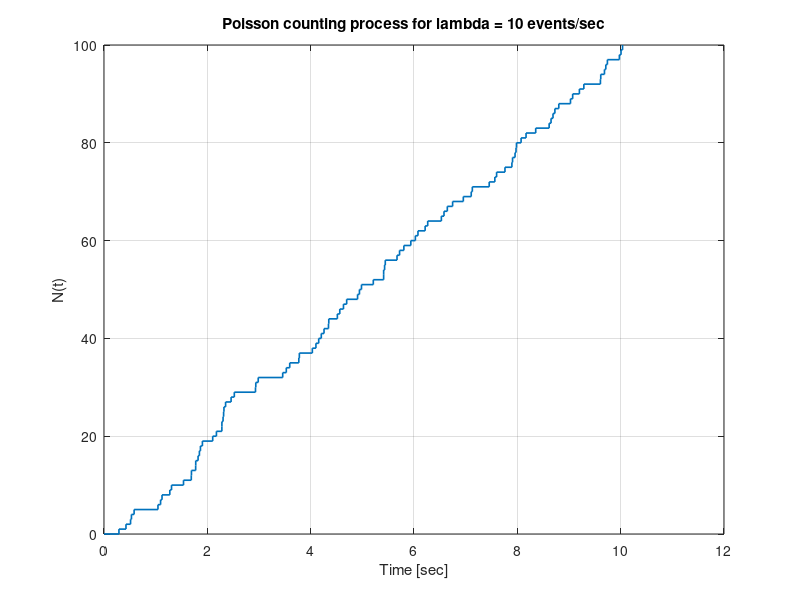
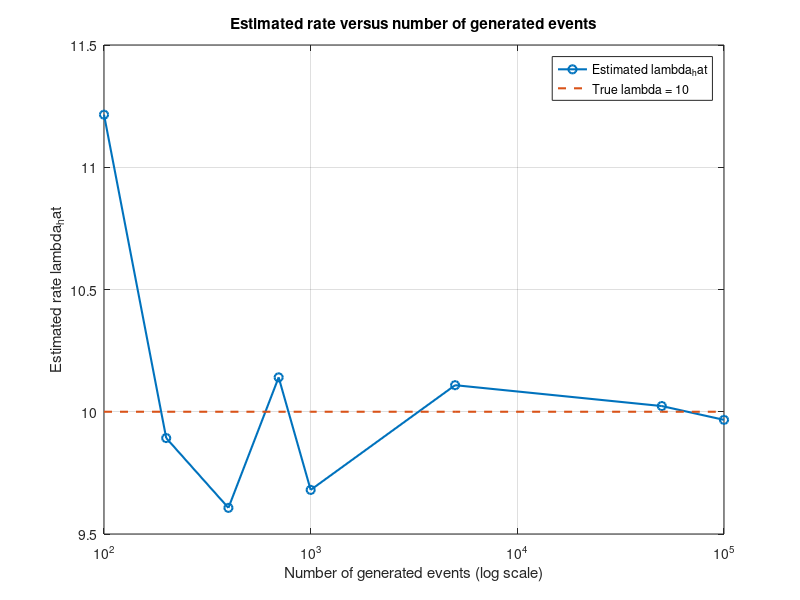

Write the MATLAB code that produced these figures, in order.
pkg load statistics
clc;
clear all;
close all;

# ============================================================
# Lab 1 - Part 3
# Poisson Counting Process
# ============================================================

lambda = 10;                 # events / sec
mean_interarrival = 1 / lambda;

# ------------------------------------------------------------
# TASK A
# Generate 100 interarrival times and draw N(t)
# Interarrival times of a Poisson process are exponential
# ------------------------------------------------------------
number_of_events = 100;

interarrival_times = exprnd(mean_interarrival, 1, number_of_events);
arrival_times = cumsum(interarrival_times);

figure(1);
stairs([0 arrival_times], 0:number_of_events, "linewidth", 1.2);
grid on;
title("Poisson counting process for lambda = 10 events/sec");
xlabel("Time [sec]");
ylabel("N(t)");

fprintf("For a Poisson process with rate lambda = %.2f events/sec,\n", lambda);
fprintf("the interarrival times follow an exponential distribution with mean 1/lambda = %.4f sec.\n\n", mean_interarrival);


# ------------------------------------------------------------
# TASK B
# Estimate the average number of events per unit time
# for different numbers of generated events
# ------------------------------------------------------------
events_list = [100, 200, 400, 700, 1000, 5000, 50000, 100000];

observation_times = zeros(1, columns(events_list));
lambda_estimates = zeros(1, columns(events_list));

for i = 1:columns(events_list)
  n_events = events_list(i);

  interarrival_times_i = exprnd(mean_interarrival, 1, n_events);
  arrival_times_i = cumsum(interarrival_times_i);

  observation_times(i) = arrival_times_i(end);
  lambda_estimates(i) = n_events / observation_times(i);
endfor

fprintf("Estimated rate lambda_hat for increasing number of events:\n");
fprintf("--------------------------------------------------------\n");

for i = 1:columns(events_list)
  fprintf("n = %6d   total_time = %12.6f sec   lambda_hat = %10.6f events/sec\n", ...
          events_list(i), observation_times(i), lambda_estimates(i));
endfor

fprintf("\n");

figure(2);
plot(events_list, lambda_estimates, "o-", "linewidth", 1.5);
hold on;
plot(events_list, lambda * ones(size(events_list)), "--", "linewidth", 1.5);
hold off;
grid on;
set(gca, "xscale", "log");
title("Estimated rate versus number of generated events");
xlabel("Number of generated events (log scale)");
ylabel("Estimated rate lambda_hat");
legend("Estimated lambda_hat", "True lambda = 10");


# ------------------------------------------------------------
# Theoretical question for two non-overlapping windows
# DeltaT1 = 5 sec, DeltaT2 = 10 sec
# For a Poisson process:
# N(DeltaT) ~ Poisson(lambda * DeltaT)
# ------------------------------------------------------------
deltaT1 = 5;
deltaT2 = 10;

mean_events_window_1 = lambda * deltaT1;
mean_events_window_2 = lambda * deltaT2;
mean_total_events = mean_events_window_1 + mean_events_window_2;

fprintf("Theoretical results for two non-overlapping time windows:\n");
fprintf("--------------------------------------------------------\n");
fprintf("Window 1: DeltaT1 = %d sec  -> mean number of events = %.6f\n", ...
        deltaT1, mean_events_window_1);
fprintf("Window 2: DeltaT2 = %d sec  -> mean number of events = %.6f\n", ...
        deltaT2, mean_events_window_2);
fprintf("Total over both windows      -> mean number of events = %.6f\n", ...
        mean_total_events);

fprintf("\nDistribution remarks:\n");
fprintf("N1 ~ Poisson(lambda * DeltaT1) = Poisson(%.2f)\n", mean_events_window_1);
fprintf("N2 ~ Poisson(lambda * DeltaT2) = Poisson(%.2f)\n", mean_events_window_2);
fprintf("N1 + N2 ~ Poisson(%.2f)\n", mean_total_events);
